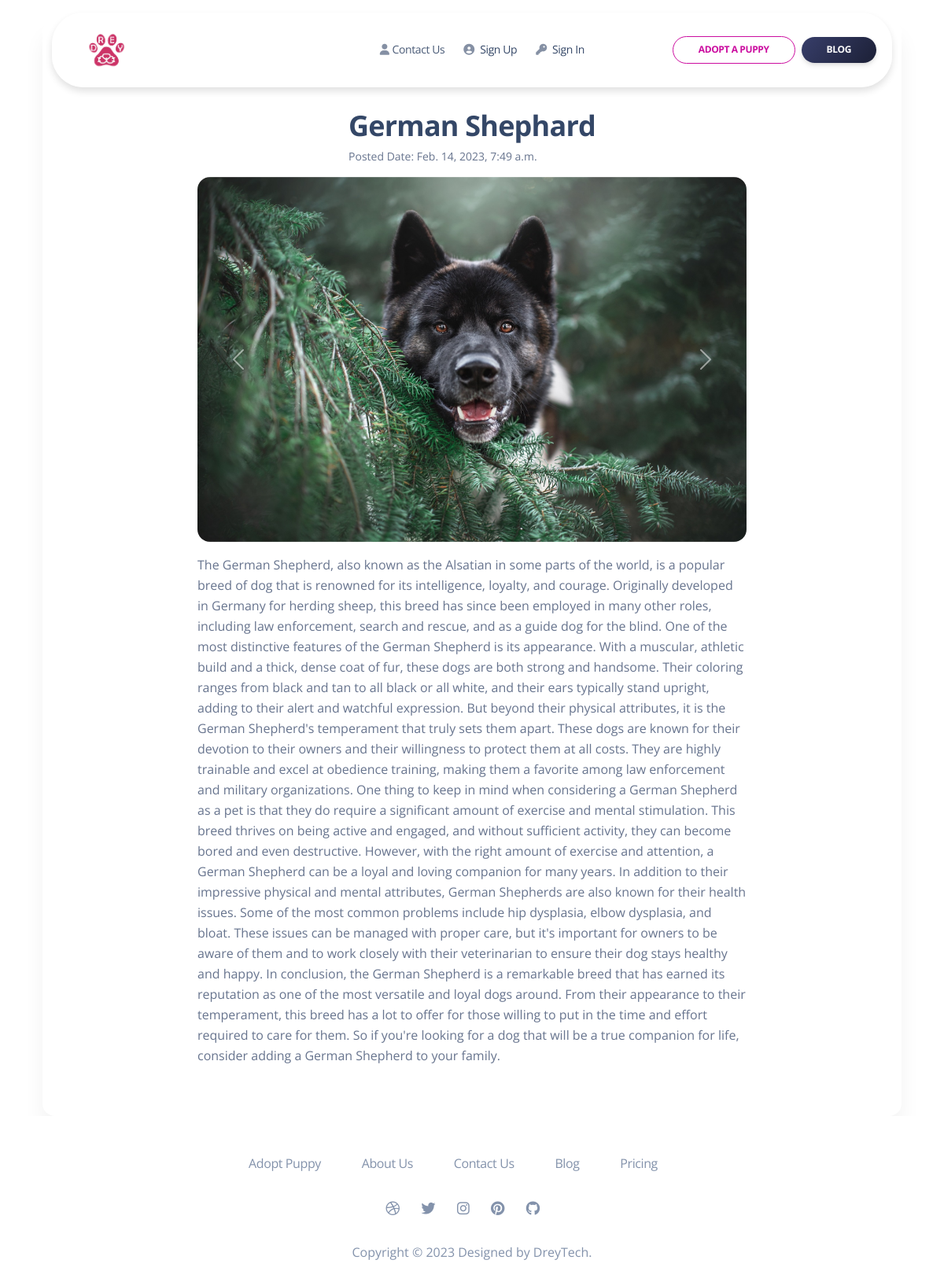
/post_detail/german-shephard, run on the app's committed database.
### app/models.py (models this page shows, shortened)
class BlogPost(models.Model):
    title = models.CharField(max_length =150, verbose_name = 'Post Title')
    slug = models.SlugField(max_length=200, unique=True)
    post_author = models.ForeignKey(User, on_delete = models.CASCADE, verbose_name= 'Author')
    post_category = models.ForeignKey(PostCategory, on_delete = models.CASCADE, verbose_name = 'Post Category')
    post_img = models.ImageField(verbose_name = 'Post Featured Image')
    created_date = models.DateTimeField(auto_now_add=True)
    updated_on = models.DateTimeField(auto_now=True)
    post_contents = models.TextField(verbose_name = 'Post Contents')
    status = models.IntegerField(choices=BLOGSTATUS, default=0)
    class Meta:
        ordering  = ['-created_date']

### app/views.py (the view)
# urls.py: path('post_detail/<slug:slug>', views.post_detail, name="post_detail"),
def post_detail(request, slug):
    template_name = 'app/detail_post.html'
    post = get_object_or_404(BlogPost, slug=slug)
    images = post.images.filter(active=True)
    new_image = None
    current_user = request.user
    return render(request, template_name, {'post': post,
                                           'current_user': current_user,
                                           'images': images,
                                           'new-image': new_image})

### templates/app/detail_post.html (shortened to what this page needs)
{% extends "app/base.html" %} {% load static %}
{% block content %}
<section>
  <div class="page-header min-vh-75">
    <div class="container">
      <div class="row">
        <div class="col-12 mt-4">
          <div class="card">
            <div class="card-header pb-0 p-3 mt-5 align-self-center">
              <h2 class="mb-1 mt-5">{{post.title}}</h2>
              <p class="text-sm">Posted Date: {{post.created_date}}</p>
            </div>
            <div class="position-relative align-self-center mb-5 col-md-8">
              <div
                id="carouselExampleControls"
                class="carousel slide"
                data-ride="carousel"
              >
                <div class="carousel-inner border-radius-xl">
                  <div class="carousel-item active">
                    <img class="d-block w-100" src="{{post.post_img.url}}" />
                  </div>
                  <a
                    class="carousel-control-prev"
                    href="#carouselExampleControls"
                    role="button"
                    data-slide="prev"
                  >
                    <span
                      class="carousel-control-prev-icon"
                      aria-hidden="true"
                    ></span>
                  </a>
                  <a
                    class="carousel-control-next"
                    href="#carouselExampleControls"
                    role="button"
                    data-slide="next"
                  >
                    <span
                      class="carousel-control-next-icon"
                      aria-hidden="true"
                    ></span>
                  </a>
                </div>
                <p class="mt-3">{{post.post_contents}}</p>
              </div>
            </div>
          </div>
        </div>
      </div>
    </div>
  </div>
</section>
{% endblock %}

### data on the page
BlogPost: title "German Shephard", created_date "Feb. 14, 2023, 7:49 a.m.", post_img (picture), post_contents "The German Shepherd, also known as the Alsatian in some parts of the world, is a popular breed of dog that is renowned for its intelligence, loyalty, and courage. Originally developed in Germany for herding sheep, this breed has since been employed in many other roles, including law enforcement, search and rescue, and as a guide dog for the blind. One of the most distinctive features of the German Shepherd is its appearance. With a muscular, athletic build and a thick, dense coat of fur, these dogs are both strong and handsome. Their coloring ranges from black and tan to all black or all white, and their ears typically stand upright, adding to their alert and watchful expression. But beyond…"
